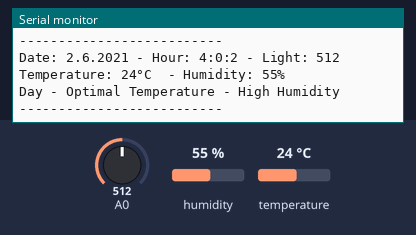
The sketch below on a simulated Arduino Uno, built with avr-gcc and run on an emulated ATmega328P. On the bench: the last lines printed to the serial monitor. Inputs (shaded band) come from the test bench; at power-on: humidity 55 %, A0 = 512, temperature 24 °C.

Above: at 7.0 s.
7.1 s: humidity set to 22 %
At 9.9 s:
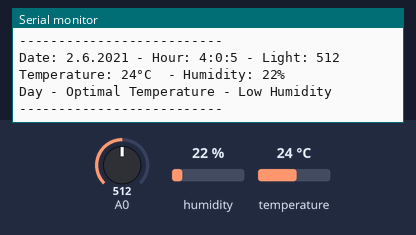
13.9 s: A0 set to 390
At 16.1 s:
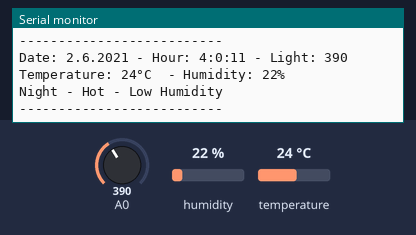
20.1 s: temperature set to 12 °C
At 23.2 s:
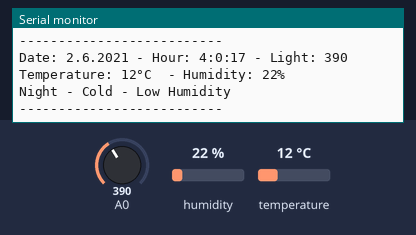
26.4 s: A0 set to 410
At 29.2 s:
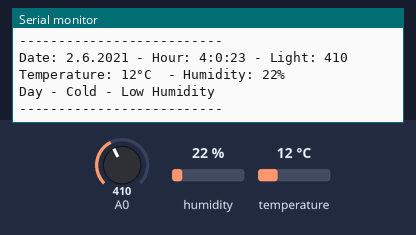
32.7 s: humidity set to 40 %
At 35.1 s:
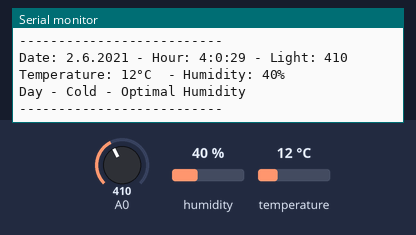
38.8 s: A0 set to 306
At 41.1 s:
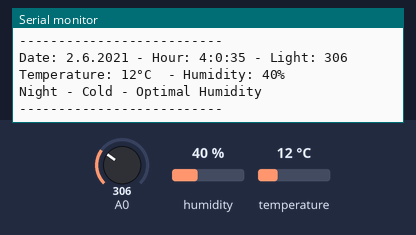
Timing chart, 0 to 42.6 s (numbered marks = the images above; inputs shaded):
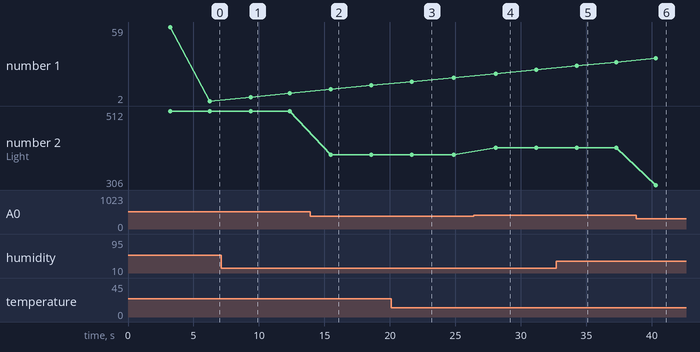

Measured:
- after the input at 7.1 s, the serial monitor: prints a new line after 2.3 s (image 1)
- after the input at 13.9 s, the serial monitor: prints a new line after 1.6 s (image 2)
- after the input at 20.1 s, the serial monitor: prints a new line after 1.6 s (image 3)
- after the input at 26.4 s, the serial monitor: prints a new line after 1.7 s (image 4)
- after the input at 32.7 s, the serial monitor: prints a new line after 1.6 s (image 5)
- after the input at 38.8 s, the serial monitor: prints a new line after 1.5 s (image 6)
- plotted number 2: 512 → 390 after the input at 13.9 s, 390 → 410 after the input at 26.4 s, 410 → 306 after the input at 38.8 s

The sketch:

IHSAN_Lab_5.ino
```cpp
#include "DHT.h" //DHT Library
#define DHTPIN 2     // Digital pin connected to the DHT sensor
#define DHTTYPE DHT11   // DHT 11
DHT dht(DHTPIN, DHTTYPE);
//REFERENCES
//1)The dht library belonging to AdaFruit was added to ardunio and heat and humidity values were measured using the reading functions contained in the library.
//2)Related to Dht sensor use=>  https://www.youtube.com/watch?v=eow26YMkJ0o
//3)For time setting=> https://www.arduino.cc/reference/en/language/functions/time/millis/
//4)Examining the ranges of measurement results=> https://wiki.wpi.edu/robotics/Arduino_Math_and_Logic_Operations
//5)Photoresistor usage=> https://www.youtube.com/watch?v=IcH-Ear9VVA

//That variables used in conjunction with the millis function
unsigned long currentmillisecond =0;
unsigned long tempMil = 0;
const long TIME_SCREEN_INFO = 1000;

//Time and Date Variables
char* TIME_STRING = "2021.06.02 - 15:59:56";
int day=0;
int month=0;
int year=0;
int hour=0;
int min=0;
int sec=0;

bool day_or_night;//If the value is true, day is selected, otherwise night is selected.
int three_sec_display=0;//A variable that decides how much time it takes to display data on a serial monitor.
int light_value; //Variable that determines the value that comes to the photoresistor.

void setup() {
  char* section = strtok(TIME_STRING, " - ");
  //Date data is fragmented and assigned to variables using the strtok command.
  char* sectionDate = section;
  section = strtok(NULL, " - ");
  char* sectionTime = section;
  char* first = strtok(sectionDate, ".");
  year = atol(first);
  first = strtok(NULL, ".");
  month = atol(first);
  first = strtok(NULL, ".");
  day = atol(first);
  first = strtok(NULL, ".");
  //The time data is fragmented and assigned to variables by the strtok command.
  char* second = strtok(sectionTime, ":");
  int temp_day=day;
  int temp_year=year;
  hour = atol(second);
  second = strtok(NULL, ":");
  min = atol(second);
  second = strtok(NULL, ":");
  sec = atol(second);
  second = strtok(NULL, ":");
  Serial.begin(9600);
  Serial.println(F("Starting."));
  dht.begin();
}

void loop() {
    if(sec==60){
    min+=1;
    sec=0;
    if(min==60){
      hour+=1;
      min=0;
      if(hour==24){
        day+=1;
        hour=0;
    //Depending on how many days the months attract, the state of increase in the lunar variable is examined.
       if( ((month==1 || month==3 || month==5 || month==7 || month==8 || month==10 || month==12) && (day>31))
    || ((month==4  || month==6  || month==9 ||  month==11) && (day>30)) || (month==2 && day>28)){
          month+=1;
          day=1;
          if(month==13){
            year+=1;
            month=1;
          }
        }
      }
    }
  }
  currentmillisecond = millis();
  //In 3 seconds, a value is read and printed to the serial monitor.
  if(three_sec_display==3){
    light_value = analogRead(A0);
    //Read Humidity
    float humidity = dht.readHumidity();
    //Read temperature as Celsius
    float temperature = dht.readTemperature();
    // Check if any reads failed and exit early.
    if (isnan(humidity) || isnan(temperature)) {
      Serial.println(F("Failed to read from DHT sensor!"));
      return;
  }
  //Function called for full printing of date and time data on the screen.
  Display_Date_Clock();

  Serial.print(F(" Temperature: "));
  Serial.print((int)temperature);
  Serial.print(F("°C "));
  Serial.print(F(" - "));
  Serial.print(F("Humidity: "));
  Serial.print((int)humidity);
  Serial.print("%");
  Serial.println();
 //Function indicating that the value from the photoresistor is day or night
  day_or_night=check_dayornight(day_or_night,light_value);
  //if day_or_night has a value of true, it is printed Day, otherwise is printed as Night.
  if(day_or_night==true){
     Serial.print("Day");
     Serial.print(" - ");
     //if the light_value >=400 and value of temperature between [20C-24C] then equal optimal temperature or less then 20 C Cold otherwise Hot.
    if((int)temperature>=20 && (int)temperature<=24 ){
   Serial.print("Optimal Temperature");
  }
   else if((int)temperature<20){
   Serial.print("Cold");
  }
  else{
   Serial.print("Hot");
  }
  Serial.print(" - ");
  }
  else{
     //if the light_value <400 and value of temperature between [18C-21C] then equal optimal temperature or less then 18C Cold otherwise Hot.
    Serial.print("Night");
    Serial.print(" - ");
      if((int)temperature>=18 && (int)temperature<=21 ){
   Serial.print("Optimal Temperature");
  }
   else if((int)temperature<18){
   Serial.print("Cold");
  }
  else{
   Serial.print("Hot");
  }
   Serial.print(" - ");
  }

  //if the value of humidity between [30%-50%] then equal Optimal Humidity or less then 30% Low Humidity otherwise High Humidity.
 if((int)humidity<=50 && (int)humidity>=30){
   Serial.print("Optimal Humidity");
  }
   else if((int)humidity<30){
   Serial.print("Low Humidity");
  }
  else{
   Serial.print("High Humidity");
  }
  Serial.println();
  Serial.print("--------------------------");
  Serial.println();
  //three_sec_display value is reset at 3 seconds.
  three_sec_display=0;
  }

   delay(100);
   //1 second pass is checked. Adding is done for both a one-second progress(sec+=1) and a 3-second print operation(three_sec_display).
  if (currentmillisecond - tempMil >= TIME_SCREEN_INFO){
    tempMil = currentmillisecond;
    sec+=1;
    three_sec_display+=1;
  }
}

void Display_Date_Clock(){
    int hourtemp=0;
    if(hour>12) {
                 hourtemp=(hour-12);}
  else if(hour==0){hourtemp=12;} //12.00 AM
  else if(hour <= 12){
    hourtemp = hour;
  }
     Serial.print("Date: ");
     Serial.print(day);
     Serial.print(".");
     Serial.print(month);
     Serial.print(".");
     Serial.print(year);
     Serial.print(" - ");

     Serial.print("Hour: ");
     Serial.print(hourtemp);
     Serial.print(":");
     Serial.print(min);
     Serial.print(":");
     Serial.print(sec);
     Serial.print(" - ");
     Serial.print(F("Light: "));
     //The Light value is printed.
     Serial.print(light_value);
      Serial.print(" ");
}
//if the value is less than 400, the flag is considered false, and in the other case it is considered true.
bool check_dayornight(bool flag,int value){
if(value<400){
    flag=false;
  }
  else{
    flag=true;
  }
  return flag;
}
```
